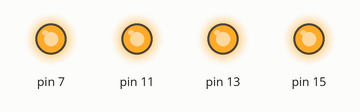
A program run on a simulated Raspberry Pi (header pin numbers). On the bench: output pins drawn as LEDs (lit = HIGH).

Above: at 0.5 s.
At 3.5 s:
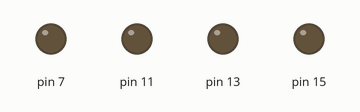
Timing chart, 0 to 4.6 s (numbered marks = the images above):
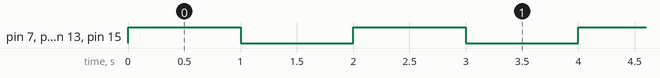

The program:

Punto2.py
```python
import RPi.GPIO as GPIO
import time

GPIO.setmode(GPIO.BOARD)
GPIO.setup(7,GPIO.OUT)
GPIO.setup(11,GPIO.OUT)
GPIO.setup(13,GPIO.OUT)
GPIO.setup(15,GPIO.OUT)

while True:
		GPIO.output(7,True)
		GPIO.output(11,True)
		GPIO.output(13,True)
		GPIO.output(15,True)
		time.sleep(1)
		GPIO.output(7,False)
		GPIO.output(11,False)
		GPIO.output(13,False)
		GPIO.output(15,False)
		time.sleep(1)
```

Measured:
- by itself, pin 7, pin 11, pin 13, pin 15: alternates HIGH for 1.0 s and LOW for 1.0 s
